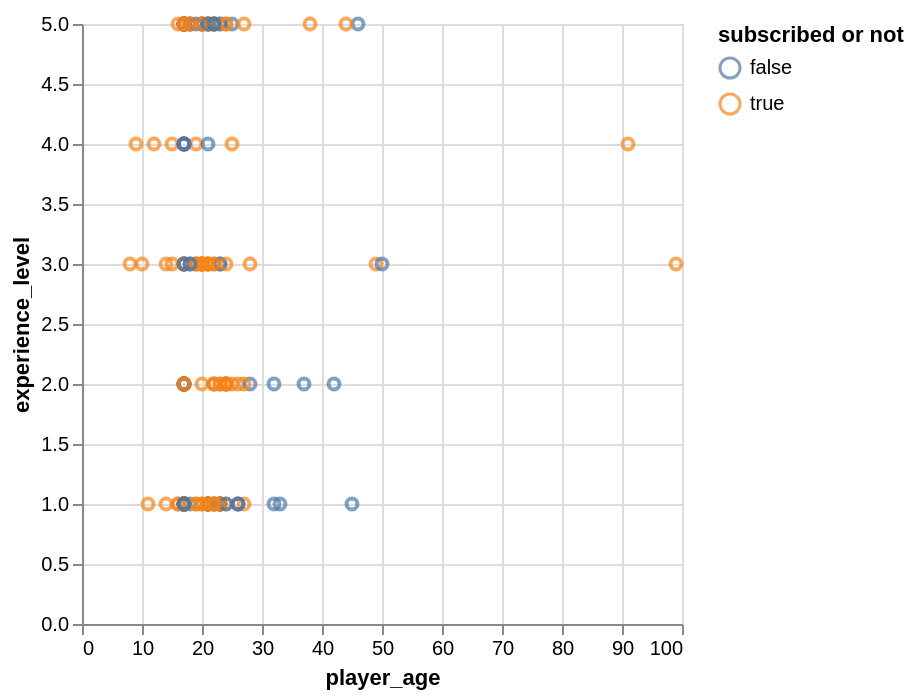

The notebook cell this image was saved under:
### Code cell
age_plot=alt.Chart(players_wrangled).mark_point().encode(
    x=alt.X("age").title("player_age"),
    y=alt.Y("experience").title("experience_level"), 
    color=alt.Color("subscribe").title("subscribed or not")
)
age_plot

### Figure 1 — Vega-Lite specification as saved in the notebook (floating-point values rounded to 4 significant figures; data arrays with more than 128 entries replaced by an {"elided": "..."} marker saying what was removed)
{"config": {"view": {"continuousWidth": 300, "continuousHeight": 300}}, "data": {"name": "data-1257f3a973647513b7c8914d4237855b"}, "mark": {"type": "point"}, "encoding": {"color": {"field": "subscribe", "title": "subscribed or not", "type": "nominal"}, "x": {"field": "age", "title": "player_age", "type": "quantitative"}, "y": {"field": "experience", "title": "experience_level", "type": "quantitative"}}, "$schema": "https://vega.github.io/schema/vega-lite/v5.20.1.json", "datasets": {"data-1257f3a973647513b7c8914d4237855b": {"elided": "196 records"}}}
